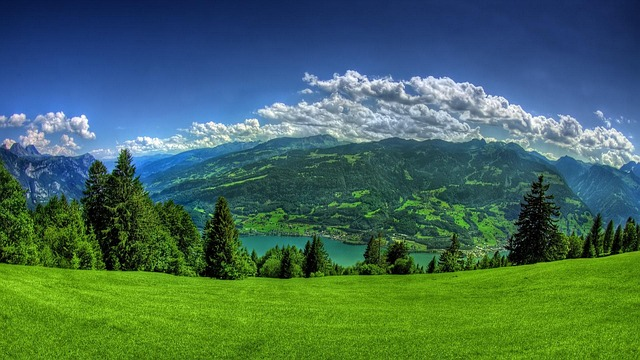
#> input picture Lab02/input.bmp, 640 x 360 px
$ python -i part4_mixed.py   (imports and definitions only)   (older library calls are emulated)
#> lines starting #> are read from the running program, lines starting #| are printed output that depends on the picture
#> further down, picture is the input picture: shape (360, 640, 3); mean B, G, R 88.6, 106.7, 67.9
### Lab03/part1_intensity.py
import numpy as np
import cv2

# [7 lines left out: function log_transform, not called in this run]


def gamma_correction(img, gamma):

    r = img.astype(np.float32) / 255.0
    s = np.power(r, gamma) * 255.0

    return np.clip(s, 0, 255).astype(np.uint8)


# [7 lines left out: function bit_planes, not called in this run]

### Lab03/part4_mixed.py
import cv2
import numpy as np
from part1_intensity import gamma_correction

def mixed_enhancement(img):

    lap = cv2.Laplacian(img, cv2.CV_32F)
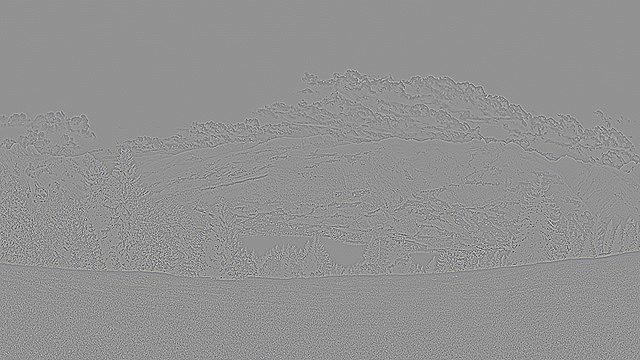
#> lap: shape (360, 640, 3) float32; mean B, G, R 0, 0, 0; drawn with min black and max white

    sx = cv2.Sobel(img, cv2.CV_32F, 1, 0, ksize=3)
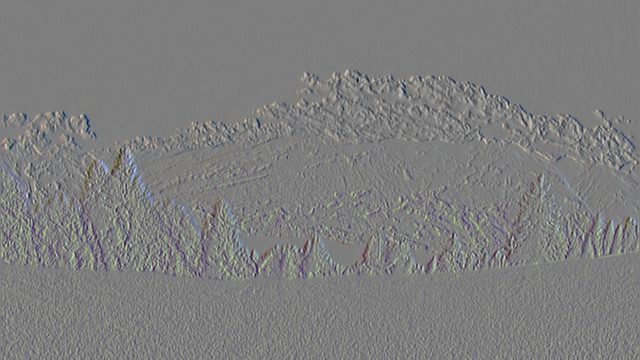
#> sx: shape (360, 640, 3) float32; mean B, G, R 0.3, 0.1, 0.1; drawn with min black and max white
    sy = cv2.Sobel(img, cv2.CV_32F, 0, 1, ksize=3)
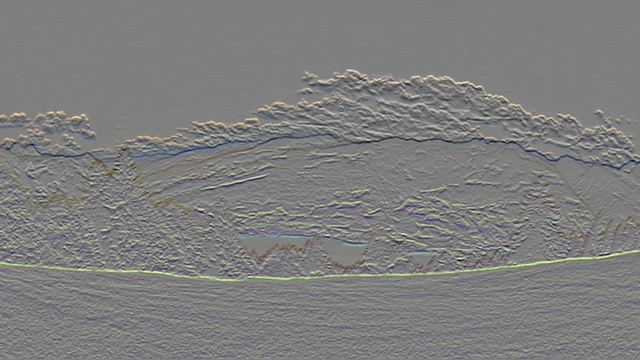
#> sy: shape (360, 640, 3) float32; mean B, G, R -1.6, 2, 1.3; drawn with min black and max white

    grad = np.abs(sx) + np.abs(sy)
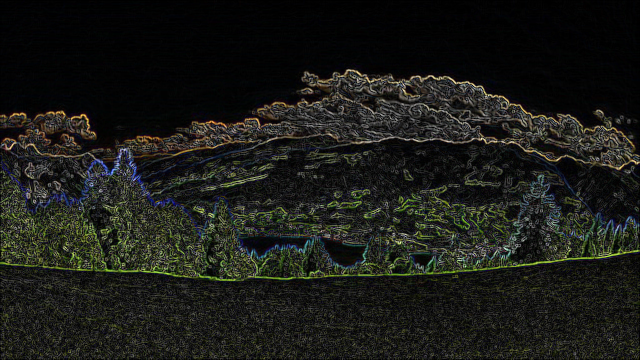
#> grad: shape (360, 640, 3) float32; mean B, G, R 79.4, 93.2, 89.6; drawn with min black and max white

    temp = img.astype(np.float32) + lap + grad
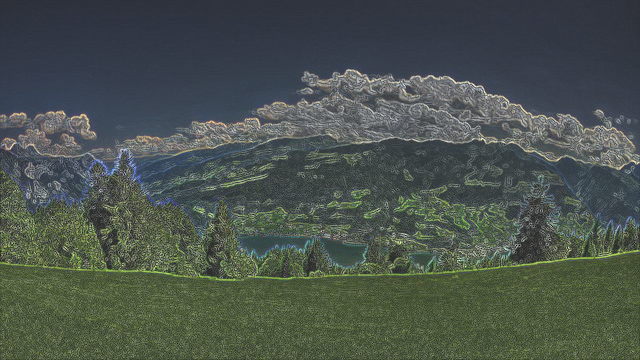
#> temp: shape (360, 640, 3) float32; mean B, G, R 168, 199.8, 157.5; drawn with min black and max white
    temp = np.clip(temp, 0, 255).astype(np.uint8)
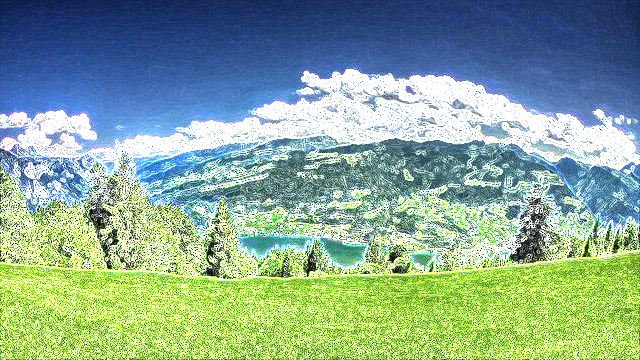
#> temp: shape (360, 640, 3); mean B, G, R 151.2, 169.9, 137.2

    return gamma_correction(temp, 0.8)

>>> import cv2
>>> picture = cv2.imread('../Lab02/input.bmp')
>>> result = mixed_enhancement(picture)
